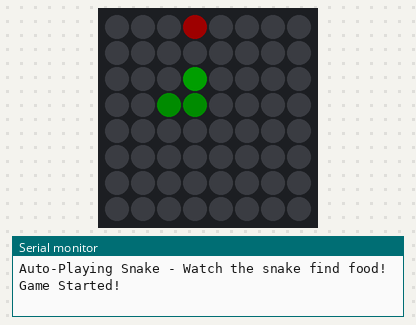
This sketch was run on a simulated Arduino Uno, built with avr-gcc and run on an emulated ATmega328P. Shown: 8×8 RGB LED matrix (first LED top left, wired row by row), the last lines printed to the serial monitor. Dim RGB values are drawn brighter than linear; random numbers use the default seed unless the sketch sets one.

Above: at 0.45 s.
At 2.97 s:
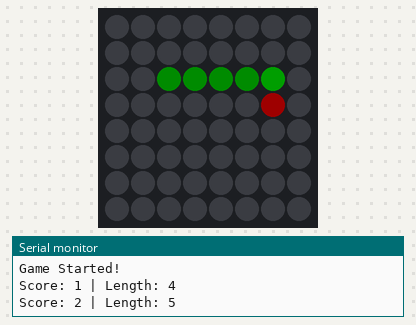
At 6.43 s:
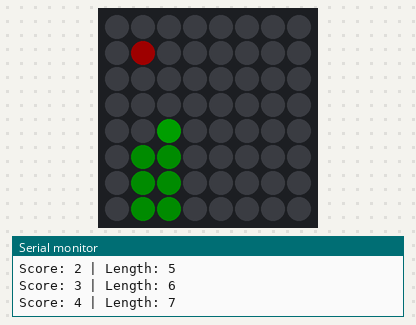
At 12.52 s:
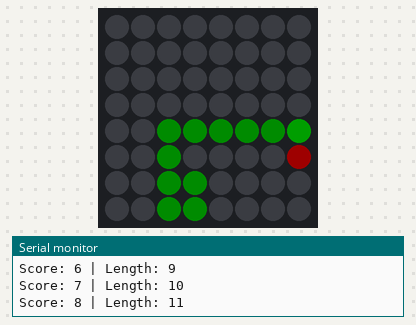
At 24.6 s:
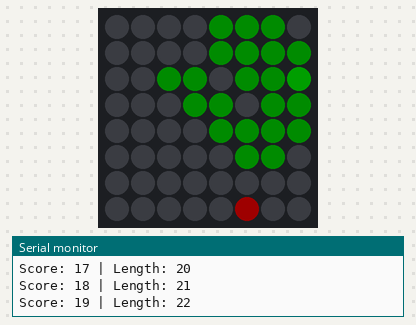
At 39.88 s:
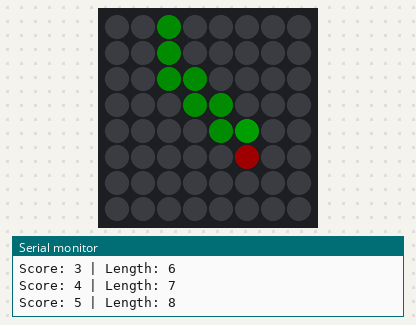

Measured:
- what the display in image 4 shows lasts 3.1 s, from 24.6 s to 27.7 s

The sketch:

Snake_Auto.ino
```cpp
/*
 * Auto-Playing Snake for 8x8 NeoPixel LED Matrix
 * Snake moves automatically using simple AI
 * No input required - just watch!
 *
 * Hardware:
 * - Arduino Uno R4 WiFi
 * - 8x8 NeoPixel LED Matrix (WS2812B)
 * - 5V 2A Power Supply
 *
 * Wiring:
 * - Matrix DIN  -> Arduino Pin 6
 * - Matrix +5V  -> 5V Power Supply +
 * - Matrix GND  -> Common Ground (Arduino GND + Power Supply -)
 */

#include <Adafruit_NeoPixel.h>

#define PIN 6
#define ROWS 8
#define COLS 8
#define NUMPIXELS (ROWS * COLS)

#define INITIAL_SPEED 300
#define SPEED_INCREMENT 15
#define MIN_SPEED 100

Adafruit_NeoPixel matrix = Adafruit_NeoPixel(NUMPIXELS, PIN, NEO_GRB + NEO_KHZ800);

struct Point {
  int row;
  int col;
};

Point snake[NUMPIXELS];
int snakeLength = 3;
Point food;

int direction = 1;  // 0=UP, 1=RIGHT, 2=DOWN, 3=LEFT
unsigned long lastMoveTime = 0;
int moveDelay = INITIAL_SPEED;
int score = 0;
bool gameOver = false;

// Colors
uint32_t colorSnakeHead;
uint32_t colorSnakeBody;
uint32_t colorFood;
uint32_t colorEmpty;

void setup() {
  Serial.begin(115200);
  matrix.begin();
  matrix.setBrightness(30);
  matrix.show();

  // Initialize colors
  colorSnakeHead = matrix.Color(0, 255, 0);
  colorSnakeBody = matrix.Color(0, 100, 0);
  colorFood = matrix.Color(255, 0, 0);
  colorEmpty = matrix.Color(0, 0, 0);

  randomSeed(analogRead(0));

  Serial.println("Auto-Playing Snake - Watch the snake find food!");

  initGame();
}

void loop() {
  if (!gameOver) {
    if (millis() - lastMoveTime >= moveDelay) {
      lastMoveTime = millis();

      // Simple AI: move toward food
      autoMove();

      moveSnake();
      checkCollisions();

      if (!gameOver) {
        checkFood();
        drawGame();
      }
    }
  } else {
    // Auto-restart after game over
    delay(3000);
    Serial.println("\n--- Auto Restarting ---");
    initGame();
  }
}

void initGame() {
  snakeLength = 3;
  direction = 1;
  score = 0;
  gameOver = false;
  moveDelay = INITIAL_SPEED;

  // Start in middle
  snake[0].row = 3;
  snake[0].col = 3;
  snake[1].row = 3;
  snake[1].col = 2;
  snake[2].row = 3;
  snake[2].col = 1;

  spawnFood();
  drawGame();

  Serial.println("Game Started!");
}

// Simple AI to move toward food
void autoMove() {
  int currentDir = direction;
  int rowDiff = food.row - snake[0].row;
  int colDiff = food.col - snake[0].col;

  // Try to move toward food, but avoid reversing direction
  if (abs(rowDiff) > abs(colDiff)) {
    // Prioritize vertical movement
    if (rowDiff < 0 && currentDir != 2) {
      direction = 0;  // UP
    } else if (rowDiff > 0 && currentDir != 0) {
      direction = 2;  // DOWN
    } else if (colDiff < 0 && currentDir != 1) {
      direction = 3;  // LEFT
    } else if (colDiff > 0 && currentDir != 3) {
      direction = 1;  // RIGHT
    }
  } else {
    // Prioritize horizontal movement
    if (colDiff < 0 && currentDir != 1) {
      direction = 3;  // LEFT
    } else if (colDiff > 0 && currentDir != 3) {
      direction = 1;  // RIGHT
    } else if (rowDiff < 0 && currentDir != 2) {
      direction = 0;  // UP
    } else if (rowDiff > 0 && currentDir != 0) {
      direction = 2;  // DOWN
    }
  }

  // Simple collision avoidance - check if next move hits wall or self
  Point nextPos = snake[0];
  switch(direction) {
    case 0: nextPos.row--; break;
    case 1: nextPos.col++; break;
    case 2: nextPos.row++; break;
    case 3: nextPos.col--; break;
  }

  // If next move is bad, try a different direction
  if (nextPos.row < 0 || nextPos.row >= ROWS ||
      nextPos.col < 0 || nextPos.col >= COLS ||
      wouldHitSelf(nextPos)) {
    // Try all directions to find a safe one
    for (int d = 0; d < 4; d++) {
      if (d == (currentDir + 2) % 4) continue;  // Skip reverse direction

      Point testPos = snake[0];
      switch(d) {
        case 0: testPos.row--; break;
        case 1: testPos.col++; break;
        case 2: testPos.row++; break;
        case 3: testPos.col--; break;
      }

      if (testPos.row >= 0 && testPos.row < ROWS &&
          testPos.col >= 0 && testPos.col < COLS &&
          !wouldHitSelf(testPos)) {
        direction = d;
        break;
      }
    }
  }
}

bool wouldHitSelf(Point pos) {
  for (int i = 0; i < snakeLength; i++) {
    if (pos.row == snake[i].row && pos.col == snake[i].col) {
      return true;
    }
  }
  return false;
}

void moveSnake() {
  for (int i = snakeLength - 1; i > 0; i--) {
    snake[i] = snake[i - 1];
  }

  switch(direction) {
    case 0: snake[0].row--; break;
    case 1: snake[0].col++; break;
    case 2: snake[0].row++; break;
    case 3: snake[0].col--; break;
  }
}

void checkCollisions() {
  if (snake[0].row < 0 || snake[0].row >= ROWS ||
      snake[0].col < 0 || snake[0].col >= COLS) {
    endGame("Hit wall!");
    return;
  }

  for (int i = 1; i < snakeLength; i++) {
    if (snake[0].row == snake[i].row && snake[0].col == snake[i].col) {
      endGame("Hit self!");
      return;
    }
  }
}

void checkFood() {
  if (snake[0].row == food.row && snake[0].col == food.col) {
    snakeLength++;
    score++;
    moveDelay = max(MIN_SPEED, moveDelay - SPEED_INCREMENT);

    Serial.print("Score: ");
    Serial.print(score);
    Serial.print(" | Length: ");
    Serial.println(snakeLength);

    if (snakeLength >= NUMPIXELS) {
      endGame("PERFECT SCORE!");
      return;
    }

    spawnFood();
  }
}

void spawnFood() {
  bool validPosition = false;

  while (!validPosition) {
    food.row = random(ROWS);
    food.col = random(COLS);

    validPosition = true;
    for (int i = 0; i < snakeLength; i++) {
      if (food.row == snake[i].row && food.col == snake[i].col) {
        validPosition = false;
        break;
      }
    }
  }
}

void drawGame() {
  for (int i = 0; i < NUMPIXELS; i++) {
    matrix.setPixelColor(i, colorEmpty);
  }

  int foodPixel = getPixelIndex(food.row, food.col);
  matrix.setPixelColor(foodPixel, colorFood);

  for (int i = 1; i < snakeLength; i++) {
    int pixel = getPixelIndex(snake[i].row, snake[i].col);
    matrix.setPixelColor(pixel, colorSnakeBody);
  }

  int headPixel = getPixelIndex(snake[0].row, snake[0].col);
  matrix.setPixelColor(headPixel, colorSnakeHead);

  matrix.show();
}

void endGame(const char* message) {
  gameOver = true;
  Serial.println("GAME OVER!");
  Serial.println(message);
  Serial.print("Final Score: ");
  Serial.println(score);
}

int getPixelIndex(int row, int col) {
  if (row < 0 || row >= ROWS || col < 0 || col >= COLS) {
    return 0;
  }

  if (row % 2 == 0) {
    return row * COLS + col;
  } else {
    return row * COLS + (COLS - 1 - col);
  }
}
```
